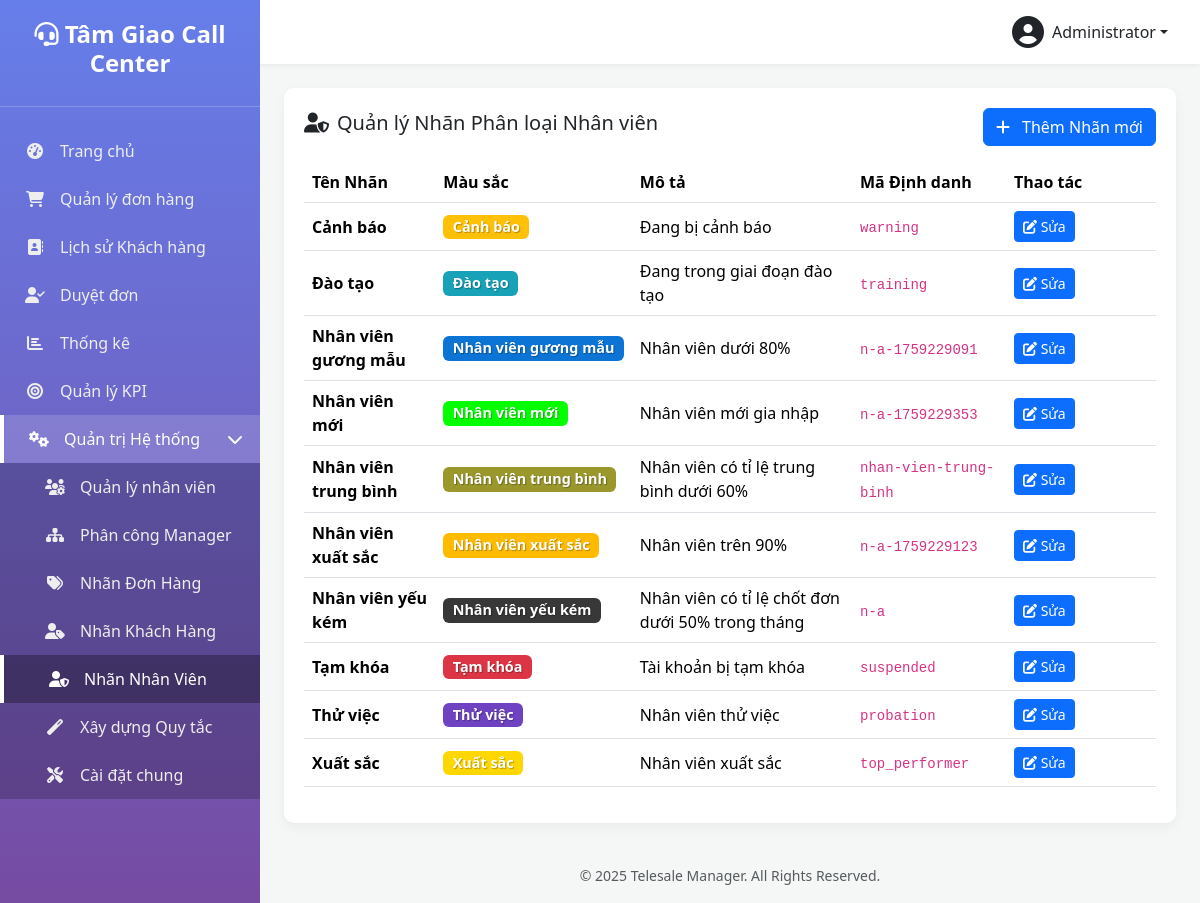
Page /manage-user-labels.php (signed in) on the committed database.
### tables this page shows
CREATE TABLE `settings` (
  `setting_key` varchar(100) NOT NULL,
  `setting_value` text DEFAULT NULL
);

CREATE TABLE `users` (
  `id` int(10) UNSIGNED NOT NULL,
  `username` varchar(50) NOT NULL COMMENT 'Tên đăng nhập',
  `password` varchar(255) NOT NULL,
  `full_name` varchar(100) NOT NULL COMMENT 'Họ và tên',
  `email` varchar(100) DEFAULT NULL COMMENT 'Email',
  `phone` varchar(20) DEFAULT NULL COMMENT 'Số điện thoại',
  `role` enum('admin','manager','telesale') NOT NULL DEFAULT 'telesale' COMMENT 'Vai trò: admin, manager, telesale',
  `status` enum('active','inactive','suspended') NOT NULL DEFAULT 'active' COMMENT 'Trạng thái: active, inactive, suspended (bị treo)',
  `avatar` varchar(255) DEFAULT NULL COMMENT 'Đường dẫn ảnh đại diện',
  `last_login_at` datetime DEFAULT NULL COMMENT 'Lần đăng nhập cuối',
  `last_login_ip` varchar(45) DEFAULT NULL COMMENT 'IP đăng nhập cuối',
  `created_at` datetime DEFAULT current_timestamp(),
  `updated_at` datetime DEFAULT current_timestamp() ON UPDATE current_timestamp(),
  `suspension_reason` text DEFAULT NULL,
  `suspension_until` datetime DEFAULT NULL,
  `deleted_at` timestamp NULL DEFAULT NULL
);

CREATE TABLE `user_labels` (
  `id` int(11) NOT NULL,
  `label_key` varchar(50) NOT NULL,
  `label_name` varchar(100) NOT NULL,
  `description` text DEFAULT NULL,
  `color` varchar(20) DEFAULT '#28a745',
  `icon` varchar(50) DEFAULT 'fa-user-tag',
  `permissions` longtext DEFAULT NULL CHECK (json_valid(`permissions`)),
  `auto_assign_rules` longtext DEFAULT NULL CHECK (json_valid(`auto_assign_rules`)),
  `sort_order` int(11) DEFAULT 0,
  `created_by` int(10) UNSIGNED DEFAULT NULL,
  `created_at` datetime DEFAULT current_timestamp(),
  `updated_at` datetime DEFAULT current_timestamp() ON UPDATE current_timestamp(),
  `deleted_at` timestamp NULL DEFAULT NULL
);

### functions.php (called while the page is built, shortened)
<?php
function get_db_connection() {
    static $pdo = null;
    if ($pdo === null) {
        try {
            $dsn = "mysql:host=" . DB_HOST . ";dbname=" . DB_NAME . ";charset=" . DB_CHARSET;
            $options = [
                PDO::ATTR_ERRMODE => PDO::ERRMODE_EXCEPTION,
                PDO::ATTR_DEFAULT_FETCH_MODE => PDO::FETCH_ASSOC,
                PDO::ATTR_EMULATE_PREPARES => false,
            ];
            $pdo = new PDO($dsn, DB_USER, DB_PASS, $options);
        } catch (PDOException $e) {
            die('Database connection failed: ' . $e->getMessage());
        }
    }
    return $pdo;
}
function db_query($sql, $params = []) {
    $pdo = get_db_connection();
    $stmt = $pdo->prepare($sql);
    $stmt->execute($params);
    return $stmt;
}
function db_get_row($sql, $params = []) {
    $stmt = db_query($sql, $params);
    return $stmt->fetch(PDO::FETCH_ASSOC);
}
function db_get_results($sql, $params = []) {
    $stmt = db_query($sql, $params);
    return $stmt->fetchAll(PDO::FETCH_ASSOC);
}
function db_get_var($sql, $params = []) {
    $stmt = db_query($sql, $params);
    return $stmt->fetchColumn();
}
function is_logged_in() {
    return isset($_SESSION['user_id']) && !empty($_SESSION['user_id']);
}
function get_logged_user() {
    static $cached_user = null;
    if ($cached_user === null) {
        $cached_user = db_get_row(
            "SELECT * FROM users WHERE id = ? AND status = 'active'",
            [$_SESSION['user_id']]
        );
    }
    return $cached_user;
}
function is_admin() {
    $user = get_logged_user();
    return $user && is_array($user) && isset($user['role']) && $user['role'] === 'admin';
}
function require_admin() {
    if (!is_admin()) {
        redirect('dashboard.php?error=access_denied');
        exit;
    }
}
function get_setting($key, $default = null) {
    $value = db_get_var("SELECT setting_value FROM settings WHERE setting_key = ?", [$key]);
    return $value !== false && $value !== null ? $value : $default;
}

### manage-user-labels.php (the view, shortened to what this page needs)
<?php
require_once 'functions.php';
require_admin();
$labels = db_get_results("SELECT * FROM user_labels ORDER BY label_name ASC");
include 'includes/header.php';
?>
<div class="table-card">
    <div class="d-flex justify-content-between align-items-center mb-3">
        <h5><i class="fas fa-user-shield me-2"></i>Quản lý Nhãn Phân loại Nhân viên</h5>
        <button class="btn btn-primary" onclick="prepareAddModal()">
            <i class="fas fa-plus me-2"></i> Thêm Nhãn mới
        </button>
    </div>
    <table class="table table-hover align-middle">
        <thead>
            <tr>
                <th>Tên Nhãn</th>
                <th>Màu sắc</th>
                <th>Mô tả</th>
                <th>Mã Định danh</th>
                <th style="width: 150px;">Thao tác</th>
            </tr>
        </thead>
        <tbody>
            <?php if (empty($labels)): ?>
                <tr><td colspan="5" class="text-center text-muted py-4">Chưa có nhãn nhân viên nào được tạo.</td></tr>
            <?php else: ?>
                <?php foreach ($labels as $label): ?>
                <tr>
                    <td><strong><?php echo htmlspecialchars($label['label_name']); ?></strong></td>
                    <td>
                        <span class="badge" style="background-color: <?php echo htmlspecialchars($label['color']); ?>; color: #fff; text-shadow: 1px 1px 1px rgba(0,0,0,0.3); font-size: 0.9em;">
                            <?php echo htmlspecialchars($label['label_name']); ?>
                        </span>
                    </td>
                    <td><?php echo htmlspecialchars($label['description']); ?></td>
                    <td><code><?php echo htmlspecialchars($label['label_key']); ?></code></td>
                    <td>
                        <button class="btn btn-sm btn-primary"
                                onclick="prepareEditModal(
                                    '<?php echo htmlspecialchars($label['label_key'], ENT_QUOTES); ?>',
                                    '<?php echo htmlspecialchars($label['label_name'], ENT_QUOTES); ?>',
                                    '<?php echo htmlspecialchars($label['color'], ENT_QUOTES); ?>',
                                    '<?php echo htmlspecialchars($label['description'], ENT_QUOTES); ?>'
                                )">
                            <i class="fas fa-edit"></i> Sửa
                        </button>
                        </td>
                </tr>
                <?php endforeach; ?>
            <?php endif; ?>
        </tbody>
    </table>
</div>
<?php include 'includes/footer.php'; ?>

### includes/header.php (shortened to what this page needs)
<?php
$current_user = get_logged_user();
$current_page = basename($_SERVER['PHP_SELF']);
$system_pages = [
    'users.php',
    'manager-assignments.php',
    'manage-order-statuses.php',
    'manage-customer-labels.php',
    'manage-user-labels.php',
    'admin-rules.php',
    'settings.php',
];
$is_system_page_active = in_array($current_page, $system_pages);
?>
<!DOCTYPE html>
<html lang="vi">
<head>
    <link href="https://cdn.jsdelivr.net/npm/bootstrap@5.3.2/dist/css/bootstrap.min.css" rel="stylesheet">
    <link rel="stylesheet" href="https://cdnjs.cloudflare.com/ajax/libs/font-awesome/6.4.2/css/all.min.css">
</head>
<body>
    <div class="wrapper">
        <nav class="sidebar">
            <div class="sidebar-header">
                <h3><i class="fas fa-headset"></i> <?php echo get_setting('site_name', SITE_NAME); ?></h3>
            </div>
            <ul class="sidebar-nav">
                <li class="<?php echo ($current_page == 'dashboard.php') ? 'active' : ''; ?>">
                    <a href="dashboard.php"><i class="fas fa-tachometer-alt nav-icon"></i> Trang chủ</a>
                </li>
                <li class="<?php echo ($current_page == 'orders.php' || $current_page == 'order-detail.php') ? 'active' : ''; ?>">
                    <a href="orders.php"><i class="fas fa-shopping-cart nav-icon"></i> Quản lý đơn hàng</a>
                </li>
                <?php if (is_admin() || is_manager()): ?>
                <li class="<?php echo ($current_page == 'customer-history.php') ? 'active' : ''; ?>">
                    <a href="customer-history.php"><i class="fas fa-address-book nav-icon"></i> Lịch sử Khách hàng</a>
                </li>
                <li class="<?php echo ($current_page == 'pending-orders.php') ? 'active' : ''; ?>">
                    <a href="pending-orders.php">
                        <i class="fas fa-user-check nav-icon"></i> Duyệt đơn
                    </a>
                </li>
                <li class="<?php echo ($current_page == 'statistics.php') ? 'active' : ''; ?>">
                    <a href="statistics.php"><i class="fas fa-chart-bar nav-icon"></i> Thống kê</a>
                </li>
                <?php endif; ?>
                <?php if (is_admin() || is_manager()): ?>
                    <li class="<?php echo ($current_page == 'kpi.php') ? 'active' : ''; ?>">
                        <a href="kpi.php">
                            <i class="fas fa-bullseye nav-icon"></i>
                            <?php echo is_admin() ? 'Quản lý KPI' : 'Xem KPI'; ?>
                        </a>
                    </li>
                <?php endif; ?>
                <?php if (is_admin() || is_manager()): ?>
                <li class="<?php echo $is_system_page_active ? 'active' : ''; ?>">
                    <a href="#systemSettings" data-bs-toggle="collapse" aria-expanded="<?php echo $is_system_page_active ? 'true' : 'false'; ?>">
                        <i class="fas fa-cogs nav-icon"></i>
                        Quản trị Hệ thống
                        <i class="fas fa-chevron-right arrow"></i>
                    </a>
                    <ul class="collapse submenu <?php echo $is_system_page_active ? 'show' : ''; ?>" id="systemSettings">
                        <li class="<?php echo ($current_page == 'users.php') ? 'active' : ''; ?>">
                            <a href="users.php">
                                <i class="fas fa-users-cog nav-icon"></i>
                                <?php echo is_admin() ? 'Quản lý nhân viên' : 'Xem nhân viên'; ?>
                            </a>
                        </li>
                        <?php if (is_admin()):  ?>
                        <li class="<?php echo ($current_page == 'manager-assignments.php') ? 'active' : ''; ?>">
                            <a href="manager-assignments.php"><i class="fas fa-sitemap nav-icon"></i> Phân công Manager</a>
                        </li>
                        <li class="<?php echo ($current_page == 'manage-order-labels.php') ? 'active' : ''; ?>">
							<a href="manage-order-labels.php"><i class="fas fa-tags nav-icon"></i> Nhãn Đơn Hàng</a>
						</li>
						<li class="<?php echo ($current_page == 'manage-customer-labels.php') ? 'active' : ''; ?>">
							<a href="manage-customer-labels.php"><i class="fas fa-user-tag nav-icon"></i> Nhãn Khách Hàng</a>
						</li>
						<li class="<?php echo ($current_page == 'manage-user-labels.php') ? 'active' : ''; ?>">
							<a href="manage-user-labels.php"><i class="fas fa-user-shield nav-icon"></i> Nhãn Nhân Viên</a>
						</li>
						<li class="<?php echo ($current_page == 'admin-rules.php' || $current_page == 'admin-rules.php') ? 'active' : ''; ?>">
							<a href="admin-rules.php"><i class="fas fa-magic nav-icon"></i> Xây dựng Quy tắc</a>
						</li>
                         <li class="<?php echo ($current_page == 'settings.php') ? 'active' : ''; ?>">
                            <a href="settings.php"><i class="fas fa-tools nav-icon"></i> Cài đặt chung</a>
                        </li>
                        <?php endif; ?>
                    </ul>
                </li>
                <?php endif; ?>
            </ul>
        </nav>
        <div class="main-content">
            <header class="top-navbar d-flex justify-content-end align-items-center">
                <div class="dropdown">
                    <a href="#" class="d-flex align-items-center text-dark text-decoration-none dropdown-toggle" id="dropdownUser" data-bs-toggle="dropdown" aria-expanded="false">
                        <i class="fas fa-user-circle fa-2x me-2"></i>
                        <span><?php echo htmlspecialchars($current_user['full_name']); ?></span>
                    </a>
                </div>
            </header>
            <main class="p-4">

### includes/header.php (style rules this page uses)
:root { --sidebar-width: 260px; --primary-color: #667eea; --secondary-color: #764ba2; }
body { background-color: #f4f7f6; }
.wrapper { display: flex; min-height: 100vh; }
.sidebar { width: var(--sidebar-width); background: linear-gradient(180deg, var(--primary-color) 0%, var(--secondary-color) 100%); color: #fff; position: fixed; height: 100%; display: flex; flex-direction: column; }
.sidebar-header { padding: 20px; text-align: center; border-bottom: 1px solid rgba(255,255,255,0.2); flex-shrink: 0; }
.sidebar-header h3 { font-size: 1.5rem; font-weight: 700; }
.sidebar-nav { list-style: none; padding: 20px 0; flex-grow: 1; overflow-y: auto; }
.sidebar-nav a { display: flex; align-items: center; padding: 12px 20px; color: #eee; text-decoration: none; transition: all 0.2s; }
.sidebar-nav a:hover, .sidebar-nav li.active > a { background-color: rgba(255,255,255,0.15); color: #fff; }
.sidebar-nav li.active > a { border-left: 4px solid #fff; }
.sidebar-nav a i.nav-icon { width: 30px; text-align: center; margin-right: 10px; }
.sidebar-nav .submenu { list-style: none; padding-left: 0; background-color: rgba(0,0,0,0.2); }
.sidebar-nav .submenu a { padding-left: 40px; }
.sidebar-nav .submenu a:hover, .sidebar-nav .submenu li.active > a { background-color: rgba(0,0,0,0.3); }
.sidebar-nav a .arrow { margin-left: auto; transition: transform 0.3s; }
.sidebar-nav a[aria-expanded="true"] .arrow { transform: rotate(90deg); }
.main-content { margin-left: var(--sidebar-width); width: calc(100% - var(--sidebar-width)); }
.top-navbar { background-color: #fff; box-shadow: 0 2px 4px rgba(0,0,0,0.05); padding: 1rem 2rem; }
.table-card, .stat-card { background-color: #fff; border-radius: 10px; padding: 20px; box-shadow: 0 4px 12px rgba(0,0,0,0.05); }

### rows in the picture
settings: setting_value "Tâm Giao Call Center"
users: full_name "Administrator"
user_labels: label_name "Cảnh báo", description "Đang bị cảnh báo", label_key "warning"
user_labels: label_name "Đào tạo", description "Đang trong giai đoạn đào tạo", label_key "training"
user_labels: label_name "Nhân viên gương mẫu", description "Nhân viên dưới 80%", label_key "n-a-1759229091"
user_labels: label_name "Nhân viên mới", description "Nhân viên mới gia nhập", label_key "n-a-1759229353"
user_labels: label_name "Nhân viên trung bình", description "Nhân viên có tỉ lệ trung bình dưới 60%", label_key "nhan-vien-trung-binh"
user_labels: label_name "Nhân viên xuất sắc", description "Nhân viên trên 90%", label_key "n-a-1759229123"
user_labels: label_name "Nhân viên yếu kém", description "Nhân viên có tỉ lệ chốt đơn dưới 50% trong tháng", label_key "n-a"
user_labels: label_name "Tạm khóa", description "Tài khoản bị tạm khóa", label_key "suspended"
user_labels: label_name "Thử việc", description "Nhân viên thử việc", label_key "probation"
user_labels: label_name "Xuất sắc", description "Nhân viên xuất sắc", label_key "top_performer"

### other values in the picture
SITE_NAME "Telesale Manager"
